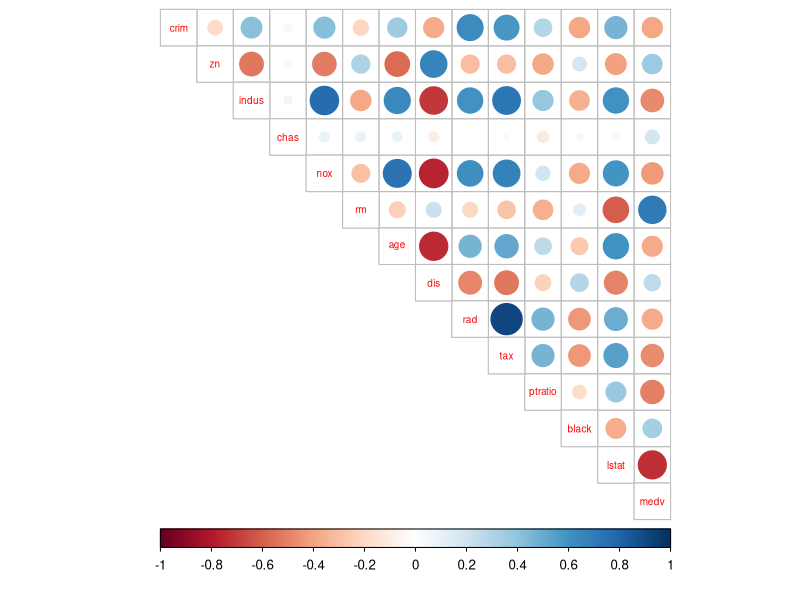
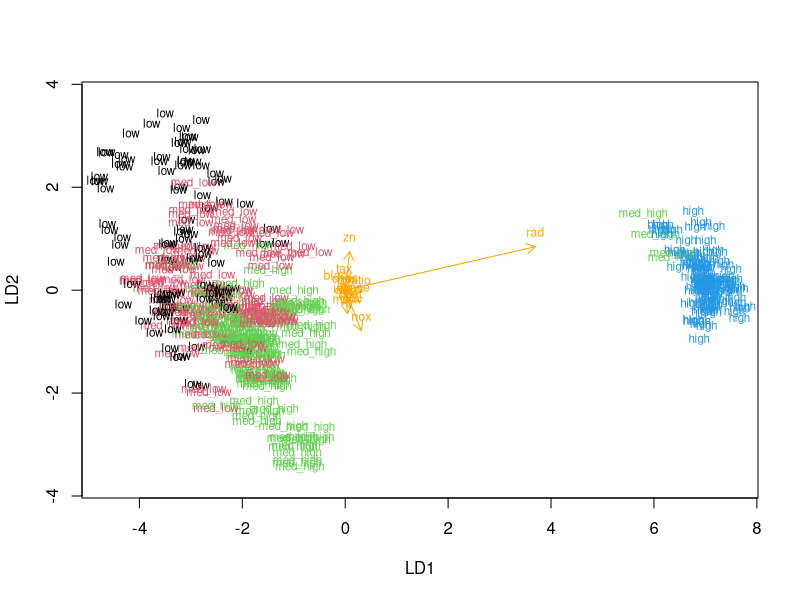
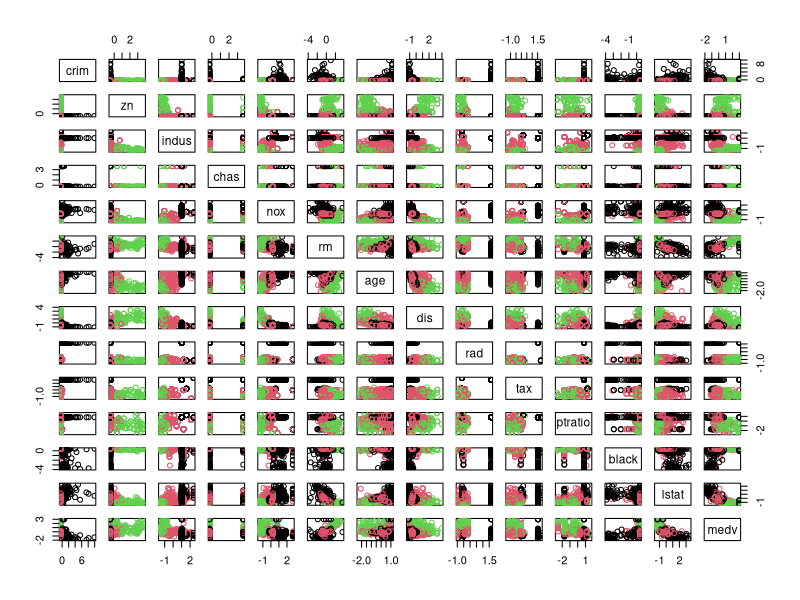
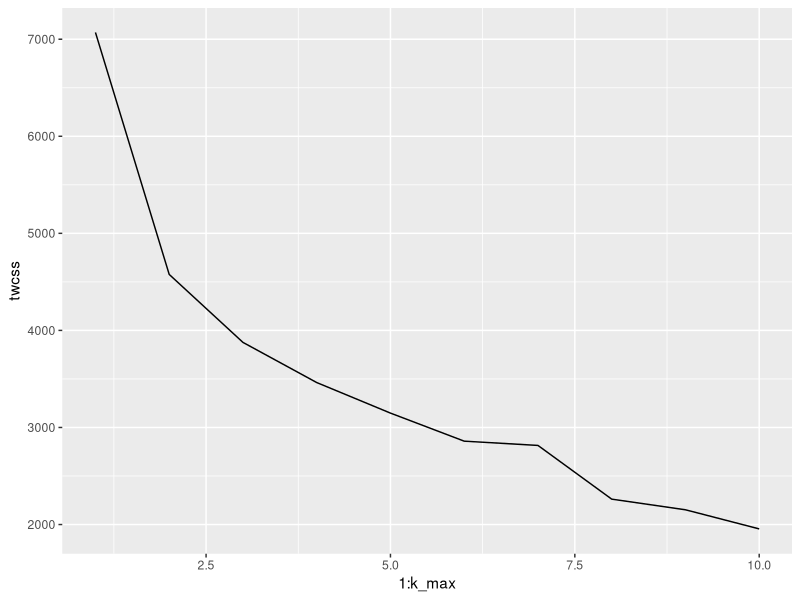
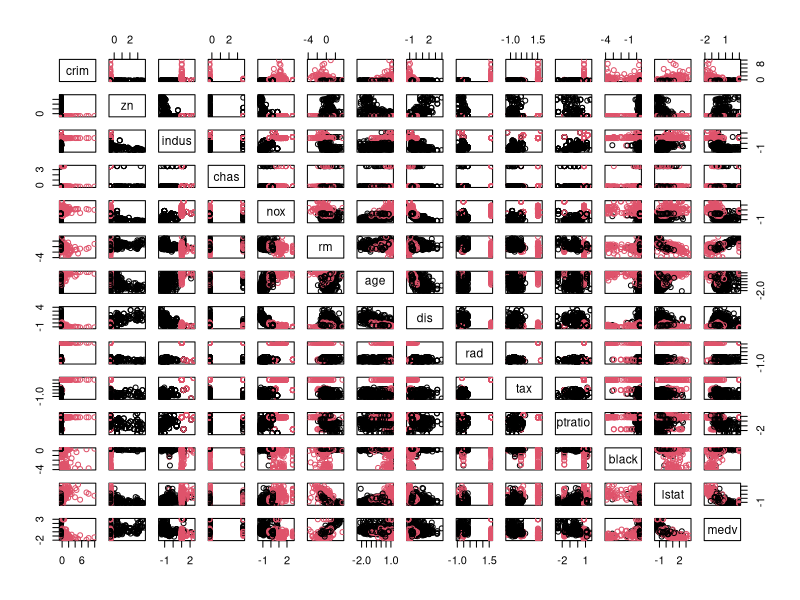

R code for these plots, in order:
## ---- chunk 1
library(dplyr)
library(ggplot2)
library(tidyr)
library(corrplot)
library(MASS)
## ---- chunk 2
data("Boston")
str(Boston)
dim(Boston)

## ---- chunk 3

# calculate the correlation matrix and round it
cor_matrix<-cor(Boston) %>% round(digits = 2)

# print the correlation matrix
cor_matrix

# visualize the correlation matrix
corrplot(cor_matrix, method="circle", type="upper", cl.pos="b", tl.pos="d", tl.cex = 0.6)

## ---- chunk 4
# center and standardize variables
boston_scaled <- scale(Boston)

# change the object to data frame
boston_scaled <- as.data.frame(boston_scaled)

# summaries of the scaled variables
summary(boston_scaled)

# class of the boston_scaled object
class(boston_scaled)

# create a quantile vector of crim and print it
bins <- quantile(boston_scaled$crim)
bins

# create a categorical variable 'crime'
crime <- cut(boston_scaled$crim, breaks = bins, include.lowest = TRUE, labels = c("low", "med_low", "med_high", "high"))

# look at the table of the new factor crime
table(crime)

# remove original crim from the dataset
boston_scaled <- dplyr::select(boston_scaled, -crim)

# add the new categorical value to scaled data
boston_scaled <- data.frame(boston_scaled, crime)

# number of rows in the Boston dataset 
n <- nrow(boston_scaled)

# set seed to 1
set.seed(1)

# choose randomly 80% of the rows
ind <- sample(n,  size = n * 0.8)

# create train set
train <- boston_scaled[ind,]

# create test set 
test <- boston_scaled[-ind,]

# save the correct classes from test data
correct_classes <- test$crime

# remove the crime variable from test data
test <- dplyr::select(test, -crime)


## ---- chunk 5
# linear discriminant analysis
lda.fit <- lda(crime ~ ., data = train)

# print the lda.fit object
lda.fit

# the function for lda biplot arrows
lda.arrows <- function(x, myscale = 1, arrow_heads = 0.1, color = "orange", tex = 0.75, choices = c(1,2)){
  heads <- coef(x)
  arrows(x0 = 0, y0 = 0, 
         x1 = myscale * heads[,choices[1]], 
         y1 = myscale * heads[,choices[2]], col=color, length = arrow_heads)
  text(myscale * heads[,choices], labels = row.names(heads), 
       cex = tex, col=color, pos=3)
}

# target classes as numeric
classes <- as.numeric(train$crime)

# plot the lda results
plot <- plot(lda.fit, dimen = 2, col = classes, pch = classes)
lda.arrows(lda.fit, myscale = 1)

## ---- chunk 6
# predict classes with test data
lda.pred <- predict(lda.fit, newdata = test)

# cross tabulate the results
table(correct = correct_classes, predicted = lda.pred$class)

## ---- chunk 7
data("Boston")
# center and standardize variables
boston_scaled2 <- scale(Boston)

# summaries of the scaled variables
summary(boston_scaled2)

# class of the boston_scaled object
class(boston_scaled2)

## ---- chunk 8
# euclidean distance matrix
dist_eu <- dist(boston_scaled2)

# look at the summary of the distances
summary(dist_eu)

# manhattan distance matrix
dist_man <- dist(boston_scaled2, method = 'manhattan')

# look at the summary of the distances
summary(dist_man)

## ---- chunk 9
# k-means clustering
km <-kmeans(boston_scaled2, centers = 3)

# plot the Boston dataset with clusters
pairs(boston_scaled2, col = km$cluster)

## ---- chunk 10
set.seed(123)

# determine the number of clusters
k_max <- 10

# calculate the total within sum of squares
twcss <- sapply(1:k_max, function(k){kmeans(boston_scaled2, k)$tot.withinss})

# visualize the results
qplot(x = 1:k_max, y = twcss, geom = 'line')
## ---- chunk 11
# k-means clustering
km <-kmeans(boston_scaled2, centers = 2)

# plot the Boston dataset with clusters
pairs(boston_scaled2, col = km$cluster)

